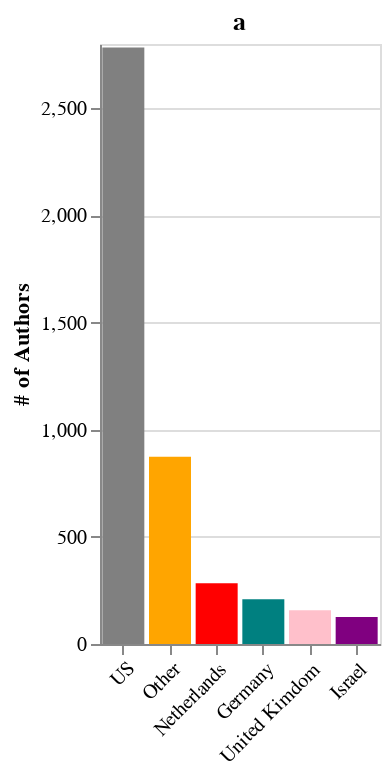

The cell this chart's notebook holds for it:
### Code cell
country_dist_chart = alt.Chart(country_prop).mark_bar().encode(
    x = alt.X(
        'countrypred_new',
        title = None,
        sort = '-y',
        axis = alt.Axis(labelAngle = -45)
    ),
    y = alt.Y(
        'freq',
        title = '# of Authors'
    ),
    color = alt.Color(
        'countrypred_new',
        title = 'Country/Region',
        legend = None,
        scale = alt.Scale(
            domain = countries,
            range = country_colors
        )
    )
).properties(
    title = 'a',
    height=300,
    width=140
)

country_dist_chart

### Figure 1 — Vega-Lite specification as saved in the notebook (floating-point values rounded to 4 significant figures)
{"config": {"view": {"continuousWidth": 400, "continuousHeight": 300}}, "data": {"name": "data-5c0e349f6e75862a4ad2a0744331bf9d"}, "mark": "bar", "encoding": {"color": {"field": "countrypred_new", "legend": null, "scale": {"domain": ["US", "Other", "Netherlands", "Germany", "United Kimdom", "Israel"], "range": ["grey", "orange", "red", "teal", "pink", "purple"]}, "title": "Country/Region", "type": "nominal"}, "x": {"axis": {"labelAngle": -45}, "field": "countrypred_new", "sort": "-y", "title": null, "type": "nominal"}, "y": {"field": "freq", "title": "# of Authors", "type": "quantitative"}}, "height": 300, "title": "a", "width": 140, "$schema": "https://vega.github.io/schema/vega-lite/v4.17.0.json", "datasets": {"data-5c0e349f6e75862a4ad2a0744331bf9d": [{"countrypred_new": "US", "freq": 2784, "prop": 0.628}, {"countrypred_new": "Other", "freq": 874, "prop": 0.197}, {"countrypred_new": "Netherlands", "freq": 283, "prop": 0.064}, {"countrypred_new": "Germany", "freq": 209, "prop": 0.047}, {"countrypred_new": "United Kimdom", "freq": 158, "prop": 0.036}, {"countrypred_new": "Israel", "freq": 126, "prop": 0.028}]}}
